Frame 1 (no input): blank canvas, image omitted
Frame 60 (no input): blank canvas, image omitted
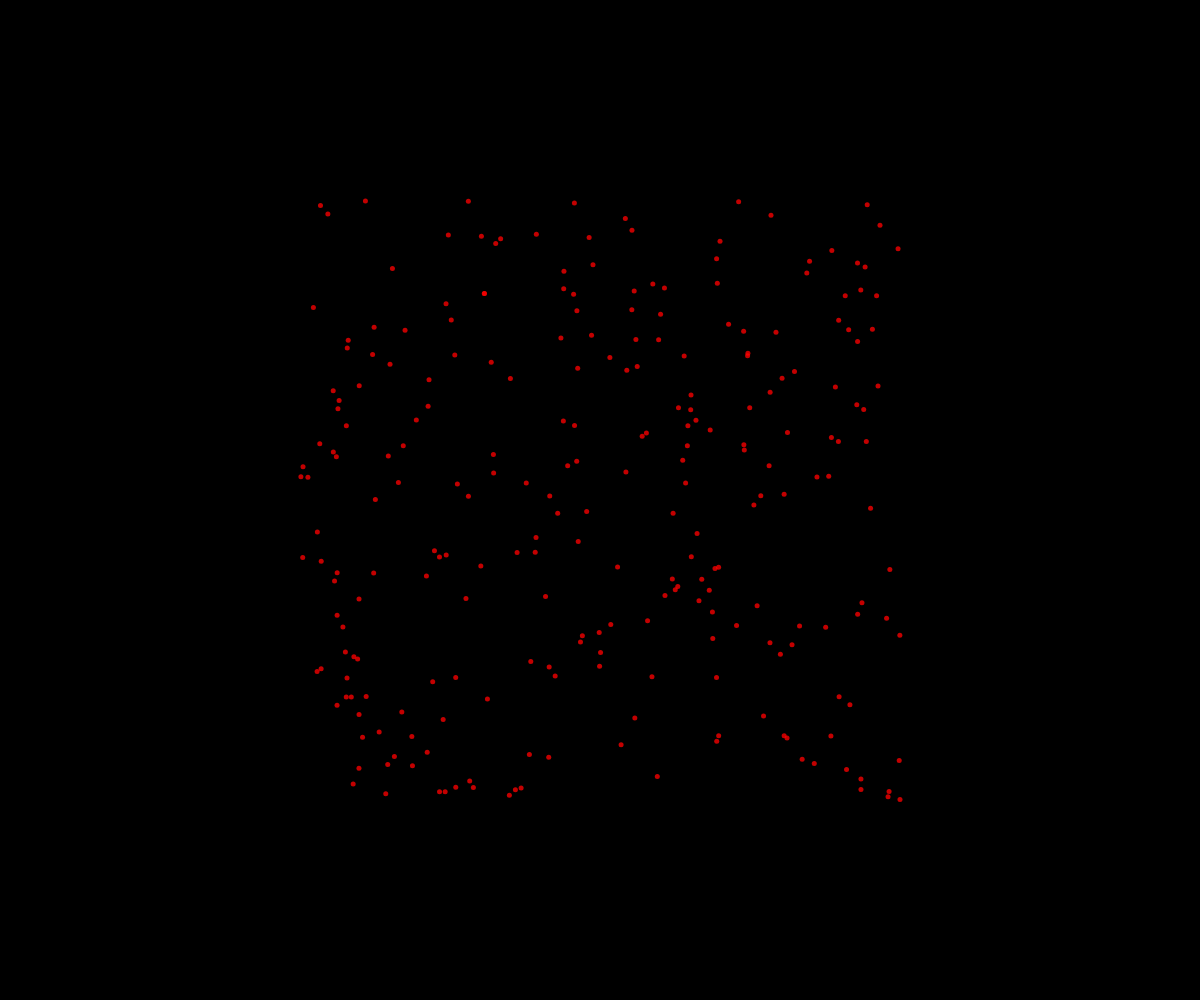
Frame 120 (the mouse pressed at the canvas centre since frame 60)

The p5.js sketch whose frames 1 and 60 were blank and that drew this single picture after the mouse press (run headless with seeded random() and noise() and a simulated clock; from frame 60 on, the mouse is pressed at the canvas centre):

// p5.js sketch
// ── sketch.js
// fireworks demo
// navya sauhta
// 18 november 2024
//
// Extra for Experts:
// - describe what you did to take this project "above and beyond"

// Fireworks OOP


class Particle {
  constructor(x, y) {
    this.x = x;
    this.y = y;
    this.dx = random(-5, 5);
    this.dy = random(-5, 5);
    this.size = 5;
    this.r = 255;
    this.g = 0;
    this.b = 0;
    this.opasity = 255;
  }

  display() {
    noStroke();
    fill(this.r, this.g, this.b, this.opasity);
    circle(this.x, this.y, this.size, this.opasity);
  }

  update() {
    //move
    this.x += this.dx;
    this.y += this.dy;

    //fade away over time
    this.opasity--;
  }

  isDead(){
    return this.opacity <=0;
  }
}

let theFireworks = [];

function setup() {
  createCanvas(windowWidth, windowHeight);
}

function draw() {
  background(0);
  for (let firework of theFireworks) {
    if (firework.isDead()){
      //remove it
      let index = theFireworks.indexOf(firework);
      theFireworks.splice(index, 1);
    }
    else{
      firework.update();
      firework.display();
    }
  }
}

function mousePressed() {
  for (let i = 0; i < 250; i++) {
    let someParticle = new Particle(mouseX, mouseY);
    theFireworks.push(someParticle);
  }
}
